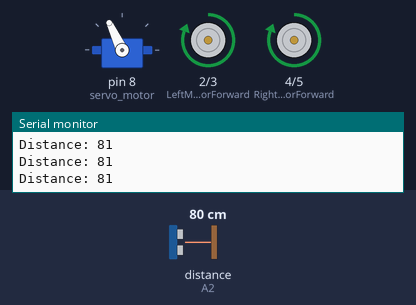
A sketch run on a simulated Arduino Uno, built with avr-gcc and run on an emulated ATmega328P. Shown: servo, motor-driver pin pairs drawn as motors (green arrow = first pin HIGH = forward, orange = second pin HIGH = backward, longer = more drive), the last lines printed to the serial monitor. The inputs (shaded band) are chosen by the test bench; at power-on: distance to the obstacle (sensor on A2) 80 cm. The echo pulse lasts 58.3 µs per cm.

Above: at 3.9 s.
4.0 s: distance to the obstacle (sensor on A2) set to 23 cm
5.5 s: distance to the obstacle (sensor on A2) set to 18 cm
At 7.1 s:
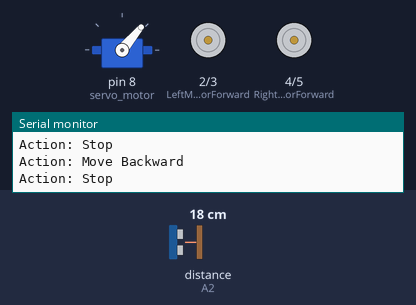
8.5 s: distance to the obstacle (sensor on A2) set to 35 cm
At 8.9 s:
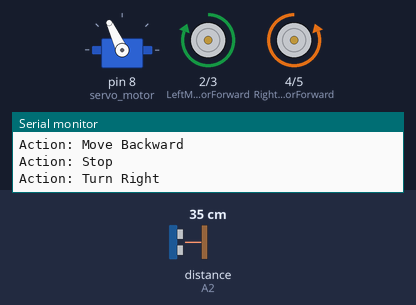
10.5 s: distance to the obstacle (sensor on A2) set to 2 cm
At 13.1 s:
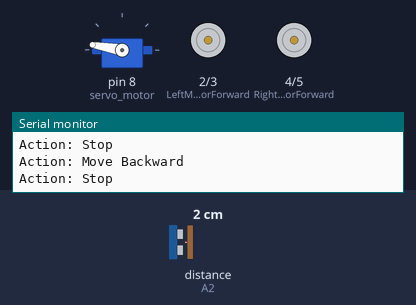
13.5 s: distance to the obstacle (sensor on A2) set to 60 cm
At 14.14 s:
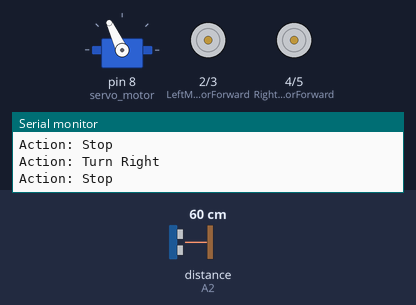
Timing chart, 0 to 16.5 s (numbered marks = the images above; inputs shaded):
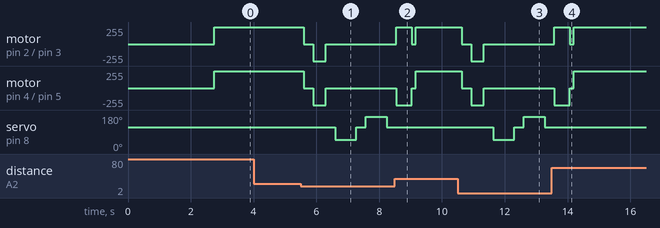

The sketch:

Obstacle_avoiding_bot.ino
```cpp
#include <NewPing.h>        // Ultrasonic sensor function library. You must install this library
#include <Servo.h>          // Servo motor library. This is standard library

const int LeftMotorForward = 2;
const int LeftMotorBackward = 3;
const int RightMotorForward = 4;
const int RightMotorBackward = 5;

// Sensor pins
#define trig_pin A1 // Analog input 1
#define echo_pin A2 // Analog input 2

#define maximum_distance 200
boolean goesForward = false;
int distance = 100;

NewPing sonar(trig_pin, echo_pin, maximum_distance); // Sensor function
Servo servo_motor; // Our servo name

void setup(){
  pinMode(RightMotorForward, OUTPUT);
  pinMode(LeftMotorForward, OUTPUT);
  pinMode(LeftMotorBackward, OUTPUT);
  pinMode(RightMotorBackward, OUTPUT);

  servo_motor.attach(8); // Our servo pin

  // Initialize Serial communication
  Serial.begin(9600);

  servo_motor.write(115);
  delay(2000);
  distance = readPing();
  delay(100);
  distance = readPing();
  delay(100);
  distance = readPing();
  delay(100);
  distance = readPing();
  delay(100);
}

void loop(){
  int distanceRight = 0;
  int distanceLeft = 0;
  delay(50);

  // Print the current distance to the serial monitor
  Serial.print("Distance: ");
  Serial.println(distance);

  if (distance <= 20){
    moveStop();
    delay(300);
    moveBackward();
    delay(400);
    moveStop();
    delay(300);
    distanceRight = lookRight();
    delay(300);
    distanceLeft = lookLeft();
    delay(300);

    if (distance >= distanceLeft){
      turnRight();
      moveStop();
    } else {
      turnLeft();
      moveStop();
    }
  } else {
    moveForward();
  }
  distance = readPing();
}

int lookRight(){
  servo_motor.write(50);
  delay(500);
  int distance = readPing();
  delay(100);
  servo_motor.write(115);
  return distance;
}

int lookLeft(){
  servo_motor.write(170);
  delay(500);
  int distance = readPing();
  delay(100);
  servo_motor.write(115);
  return distance;
}

int readPing(){
  delay(70);
  int cm = sonar.ping_cm();
  if (cm == 0){
    cm = 250;
  }
  return cm;
}

void moveStop(){
  Serial.println("Action: Stop");
  digitalWrite(RightMotorForward, LOW);
  digitalWrite(LeftMotorForward, LOW);
  digitalWrite(RightMotorBackward, LOW);
  digitalWrite(LeftMotorBackward, LOW);
}

void moveForward(){
  if (!goesForward){
    goesForward = true;
    Serial.println("Action: Move Forward");
    digitalWrite(LeftMotorForward, HIGH);
    digitalWrite(RightMotorForward, HIGH);

    digitalWrite(LeftMotorBackward, LOW);
    digitalWrite(RightMotorBackward, LOW);
  }
}

void moveBackward(){
  goesForward = false;
  Serial.println("Action: Move Backward");
  digitalWrite(LeftMotorBackward, HIGH);
  digitalWrite(RightMotorBackward, HIGH);

  digitalWrite(LeftMotorForward, LOW);
  digitalWrite(RightMotorForward, LOW);
}

void turnRight(){
  Serial.println("Action: Turn Right");
  digitalWrite(LeftMotorForward, HIGH);
  digitalWrite(RightMotorBackward, HIGH);

  digitalWrite(LeftMotorBackward, LOW);
  digitalWrite(RightMotorForward, LOW);

  delay(500);

  digitalWrite(LeftMotorForward, HIGH);
  digitalWrite(RightMotorForward, HIGH);

  digitalWrite(LeftMotorBackward, LOW);
  digitalWrite(RightMotorBackward, LOW);
}

void turnLeft(){
  Serial.println("Action: Turn Left");
  digitalWrite(LeftMotorBackward, HIGH);
  digitalWrite(RightMotorForward, HIGH);

  digitalWrite(LeftMotorForward, LOW);
  digitalWrite(RightMotorBackward, LOW);

  delay(500);

  digitalWrite(LeftMotorForward, HIGH);
  digitalWrite(RightMotorForward, HIGH);

  digitalWrite(LeftMotorBackward, LOW);
  digitalWrite(RightMotorBackward, LOW);
}
```

Measured:
- the behaviour switches between 21 and 20 cm on distance to the obstacle (sensor on A2) (found by bisection; images 0 and 1)
- after the input at 5.5 s, motor on pin 2 (LeftMotorForward) / pin 3 (LeftMotorBackward), motor on pin 4 (RightMotorForward) / pin 5 (RightMotorBackward): forward 255/255 → stopped after 0.10 s, → backward 255/255 0.30 s later, → stopped 0.40 s later
- after the input at 8.5 s, servo on pin 8 (servo_motor): stays 115° (without the input it goes to 50° after 1.7 s)
- after the input at 10.5 s, motor on pin 2 (LeftMotorForward) / pin 3 (LeftMotorBackward), motor on pin 4 (RightMotorForward) / pin 5 (RightMotorBackward): forward 255/255 → stopped after 0.14 s, → backward 255/255 0.30 s later, → stopped 0.40 s later
- after the input at 13.5 s, servo on pin 8 (servo_motor): stays 115° (without the input it goes to 50° after 1.7 s)
